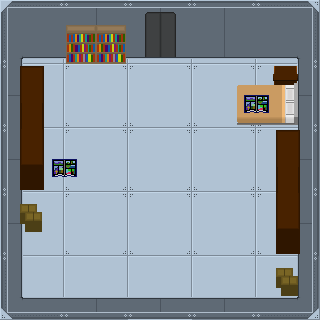

Below is a game level as drawn by its tile map, then a one-line description and the .tmx file that defines it, in full:
An orthogonal 5x5 tile map with 64x64 px tiles, 5 tile layers (floor, walls, objects, offsetBoxes, ...), 2 tilesets and 9 objects.

<map version="1.2" tiledversion="1.2.2" orientation="orthogonal" renderorder="left-down" width="5" height="5" tilewidth="64" tileheight="64" infinite="0" nextlayerid="12" nextobjectid="14">
 <tileset firstgid="1" source="BlueDolphinStructuralTiles.tsx" />
 <tileset firstgid="82" source="DetailTiles.tsx" />
 <layer id="7" name="floor" width="5" height="5">
  <data encoding="csv">
19,19,19,19,19,
19,19,19,19,19,
19,19,19,19,19,
19,19,19,19,19,
19,19,19,19,19
</data>
 </layer>
 <layer id="8" name="walls" width="5" height="5">
  <data encoding="csv">
23,28,37,28,60,
31,0,0,0,63,
31,0,0,0,63,
31,0,0,0,63,
68,65,29,65,69
</data>
 </layer>
 <layer id="9" name="objects" width="5" height="5">
  <data encoding="csv">
0,89,0,0,0,
142,0,0,124,125,
154,0,0,0,142,
0,0,0,0,154,
0,0,0,0,0
</data>
 </layer>
 <layer id="10" name="offsetBoxes" width="5" height="5" offsetx="-2" offsety="-12">
  <data encoding="csv">
0,0,0,0,0,
0,0,0,0,0,
0,0,0,0,0,
134,0,0,0,0,
0,0,0,0,134
</data>
 </layer>
 <layer id="11" name="offsetComic" width="5" height="5" offsetx="39" offsety="-59">
  <data encoding="csv">
0,0,0,0,0,
0,0,0,0,0,
0,0,0,155,0,
155,0,0,0,0,
0,0,0,0,0
</data>
 </layer>
 <objectgroup id="5" name="collisions" visible="0">
  <object id="1" x="-0.666667" y="-1" width="322.667" height="58" />
  <object id="4" x="0" y="11" width="21" height="309.667" />
  <object id="7" x="298.5" y="28.5" width="22" height="291.5" />
  <object id="8" x="0.333333" y="306.5" width="321.167" height="14.5" />
  <object id="9" x="176.333" y="298" width="123.667" height="10" />
  <object id="10" x="17" y="298" width="127" height="10.6667" />
  <object id="11" x="301.667" y="65.6667">
   <polygon points="0,0 -28.6667,-0.333333 -29.3333,19 -66,19.3333 -65.3333,59.6667 -25.6667,58.6667 -26.3333,187.667 -1.66667,188 -2.33333,202.333 -25.6667,201.667 -25.3333,222.333 -20,230 -17.3333,236.667 3.66667,233.333" />
  </object>
  <object id="12" x="13.6667" y="231.667">
   <polygon points="0,0 29.3333,-0.333333 28,-19.6667 24,-21 23,-29 4.33333,-27.6667 7.66667,-41.6667 30.3333,-41.6667 30,-166.667 -0.333333,-166" />
  </object>
  <object id="13" x="130.667" y="56">
   <polygon points="0,0 0,7.33333 123.667,8 124,-10" />
  </object>
 </objectgroup>
</map>
